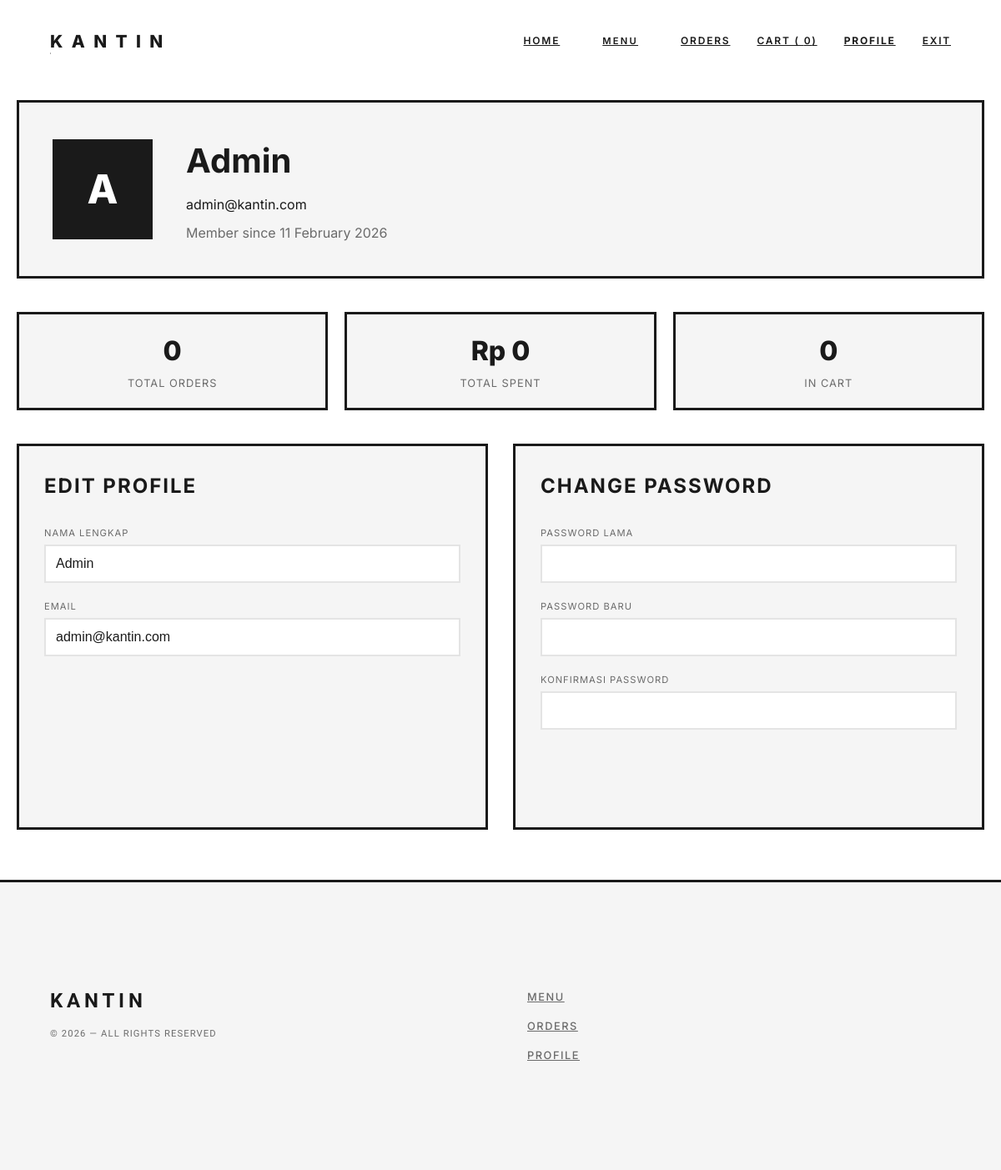
The page /public/profile.php (signed in) on the database its author committed.
### tables this page shows
CREATE TABLE `users` (
  `id` int(11) NOT NULL,
  `name` varchar(100) DEFAULT NULL,
  `email` varchar(100) DEFAULT NULL,
  `password` text DEFAULT NULL,
  `role` enum('admin','customer') DEFAULT 'customer',
  `created_at` timestamp NOT NULL DEFAULT current_timestamp()
);

### core/helpers.php (called while the page is built, shortened)
<?php
function format_rp($angka)
{
     return "Rp " . number_format($angka, 0, ',', '.');
}
function getCartCount()
{
     if (!isset($_SESSION['cart']))
          return 0;
     return array_sum($_SESSION['cart']);
}
?>

### public/profile.php (the view, shortened to what this page needs)
<?php
require "../core/database.php";
require "../core/helpers.php";
$user_id = $_SESSION['user_id'];
$user = mysqli_fetch_assoc(mysqli_query($conn, "SELECT * FROM users WHERE id=$user_id"));
$orders_count = mysqli_fetch_assoc(mysqli_query($conn, "SELECT COUNT(*) as total FROM orders WHERE user_id=$user_id"))['total'];
$total_spent = mysqli_fetch_assoc(mysqli_query($conn, "SELECT IFNULL(SUM(total),0) as total FROM orders WHERE user_id=$user_id AND status='SUCCESS'"))['total'];
$cartCount = getCartCount();
?>
<!DOCTYPE html>
<html lang="id">
<head>
     <link rel="stylesheet" href="assets/css/public.css">
</head>
<body>
     <header>
          <div class="logo">KANTIN</div>
          <nav>
               <a href="index.php">Home</a>
               <a href="index.php#menu">Menu</a>
               <a href="orders.php">Orders</a>
               <a href="cart/index.php">Cart (
                    <?= $cartCount ?>)
               </a>
               <a href="profile.php" class="active">Profile</a>
               <a href="../auth/logout.php">Exit</a>
          </nav>
     </header>
     <main>
          <div class="profile-container">
               <div class="profile-header">
                    <div class="profile-avatar">
                         <?= strtoupper(substr($user['name'], 0, 1)) ?>
                    </div>
                    <div class="profile-info">
                         <h1>
                              <?= htmlspecialchars($user['name']) ?>
                         </h1>
                         <p>
                              <?= htmlspecialchars($user['email']) ?>
                         </p>
                         <p style="color: var(--muted); margin-top: 10px;">Member since
                              <?= date('d F Y', strtotime($user['created_at'])) ?>
                         </p>
                    </div>
               </div>
               <div class="profile-stats">
                    <div class="stat-item">
                         <div class="number">
                              <?= $orders_count ?>
                         </div>
                         <div class="label">Total Orders</div>
                    </div>
                    <div class="stat-item">
                         <div class="number">
                              <?= format_rp($total_spent) ?>
                         </div>
                         <div class="label">Total Spent</div>
                    </div>
                    <div class="stat-item">
                         <div class="number">
                              <?= $cartCount ?>
                         </div>
                         <div class="label">In Cart</div>
                    </div>
               </div>
               <div class="profile-grid">
                    <div class="profile-card">
                         <h2>Edit Profile</h2>
                         <form method="POST">
                              <div class="form-group">
                                   <label>Nama Lengkap</label>
                                   <input type="text" name="name" value="<?= htmlspecialchars($user['name']) ?>"
                                        required>
                              </div>
                              <div class="form-group">
                                   <label>Email</label>
                                   <input type="email" name="email" value="<?= htmlspecialchars($user['email']) ?>"
                                        required>
                              </div>
                         </form>
                    </div>
                    <div class="profile-card">
                         <h2>Change Password</h2>
                         <form method="POST">
                              <div class="form-group">
                                   <label>Password Lama</label>
                                   <input type="password" name="old_password" required>
                              </div>
                              <div class="form-group">
                                   <label>Password Baru</label>
                                   <input type="password" name="new_password" required>
                              </div>
                              <div class="form-group">
                                   <label>Konfirmasi Password</label>
                                   <input type="password" name="confirm_password" required>
                              </div>
                         </form>
                    </div>
               </div>
          </div>
     </main>
     <footer>
          <div class="footer-brand">
               KANTIN
               <p>&copy;
                    <?= date('Y') ?> — All rights reserved
               </p>
          </div>
          <div class="footer-links">
               <a href="index.php#menu">Menu</a>
               <a href="orders.php">Orders</a>
               <a href="profile.php">Profile</a>
          </div>
     </footer>
</body>
</html>

### public/assets/css/public.css (style rules this page uses)
*, *::before, *::after { margin: 0; padding: 0; box-sizing: border-box; }
:root { --bg: #ffffff; --fg: #1a1a1a; --border: #e4e4e4; --muted: #6b6b6b; --surface: #f5f5f5; --accent: #2d2d2d; --accent-light: #4a4a4a; --font-primary: "Inter", -apple-system, BlinkMacSystemFont, sans-serif; --font-display: "Clash Display", "Inter", sans-serif; --space-xs: 0.5rem; --space-sm: 1rem; --space-md: 2rem; --space-lg: 4rem; --space-xl: 8rem; --ease: cubic-bezier(0.8, 0, 0.2, 1); --ease-out: cubic-bezier(0.16, 1, 0.3, 1); --ease-elastic: cubic-bezier(0.68, -0.55, 0.265, 1.55); --shadow-sm: 0 1px 2px rgba(0, 0, 0, 0.05); --shadow-md: 0 4px 6px -1px rgba(0, 0, 0, 0.1); --shadow-lg: 0 10px 15px -3px rgba(0, 0, 0, 0.1); --shadow-xl: 0 20px 25px -5px rgba(0, 0, 0, 0.1); --brutal-border: 3px solid var(--fg); --brutal-shadow: 8px 8px 0 var(--fg); }
html { scroll-behavior: smooth; font-size: 16px; }
body { font-family: var(--font-primary); background: var(--bg); color: var(--fg); line-height: 1.5; overflow-x: hidden; -webkit-font-smoothing: antialiased; -moz-osx-font-smoothing: grayscale; transition: background-color 0.3s ease, color 0.3s ease; }
header { position: fixed; top: 0; left: 0; width: 100%; z-index: 1000; padding: var(--space-md) 5%; display: flex; justify-content: space-between; align-items: center; backdrop-filter: blur(10px); -webkit-backdrop-filter: blur(10px); background: rgba(255, 255, 255, 0.02); border-bottom: 1px solid rgba(255, 255, 255, 0.1); transition: padding 0.3s ease, background 0.3s ease; }
header .logo { font-size: 1.3rem; font-weight: 800; letter-spacing: 0.5em; text-transform: uppercase; cursor: default; position: relative; overflow: hidden; }
header .logo::after { content: ""; position: absolute; bottom: 0; left: 0; width: 100%; height: 2px; background: currentColor; transform: translateX(-100%); transition: transform 0.5s var(--ease); }
header nav { display: flex; align-items: center; gap: var(--space-md); }
header nav a { font-size: 0.75rem; font-weight: 600; text-transform: uppercase; letter-spacing: 0.15em; color: currentColor; position: relative; padding: 0.5rem 0; }
header nav a::before { content: ""; position: absolute; bottom: 0; left: 0; width: 100%; height: 1px; background: currentColor; transform: scaleX(0); transform-origin: right; transition: transform 0.5s var(--ease); }
header nav a:nth-child(2) { background: rgba(255, 255, 255, 0.12); padding: 8px 18px; border: 1px solid rgba(255, 255, 255, 0.15); font-size: 0.7rem; letter-spacing: 0.2em; border-radius: 0; transition: all 0.3s var(--ease-elastic); }
footer { border-top: 3px solid var(--fg); padding: var(--space-xl) 5%; display: grid; grid-template-columns: repeat(auto-fit, minmax(250px, 1fr)); gap: var(--space-lg); background: var(--surface); }
footer .footer-brand { font-family: var(--font-display); font-size: 1.5rem; font-weight: 800; letter-spacing: 0.2em; text-transform: uppercase; line-height: 1.2; }
footer .footer-brand p { font-size: 0.7rem; font-weight: 400; letter-spacing: 0.1em; color: var(--muted); margin-top: var(--space-sm); max-width: 300px; line-height: 1.8; }
footer .footer-links { display: flex; flex-direction: column; gap: var(--space-sm); }
footer .footer-links a { font-size: 0.8rem; font-weight: 500; text-transform: uppercase; letter-spacing: 0.12em; color: var(--muted); transition: all 0.3s var(--ease); position: relative; width: fit-content; }
footer .footer-links a::before { content: "→"; position: absolute; left: -20px; opacity: 0; transition: all 0.3s var(--ease); }
header nav a.active { opacity: 1; font-weight: 700; }
header nav a.active::after { width: 100%; }

### rows shown on the page
users: name "A", name "Admin", email "admin@kantin.com", created_at "11 February 2026"

### other values the page prints
$cartCount "0"
$orders_count "0"
format_rp($total_spent) "Rp 0"
